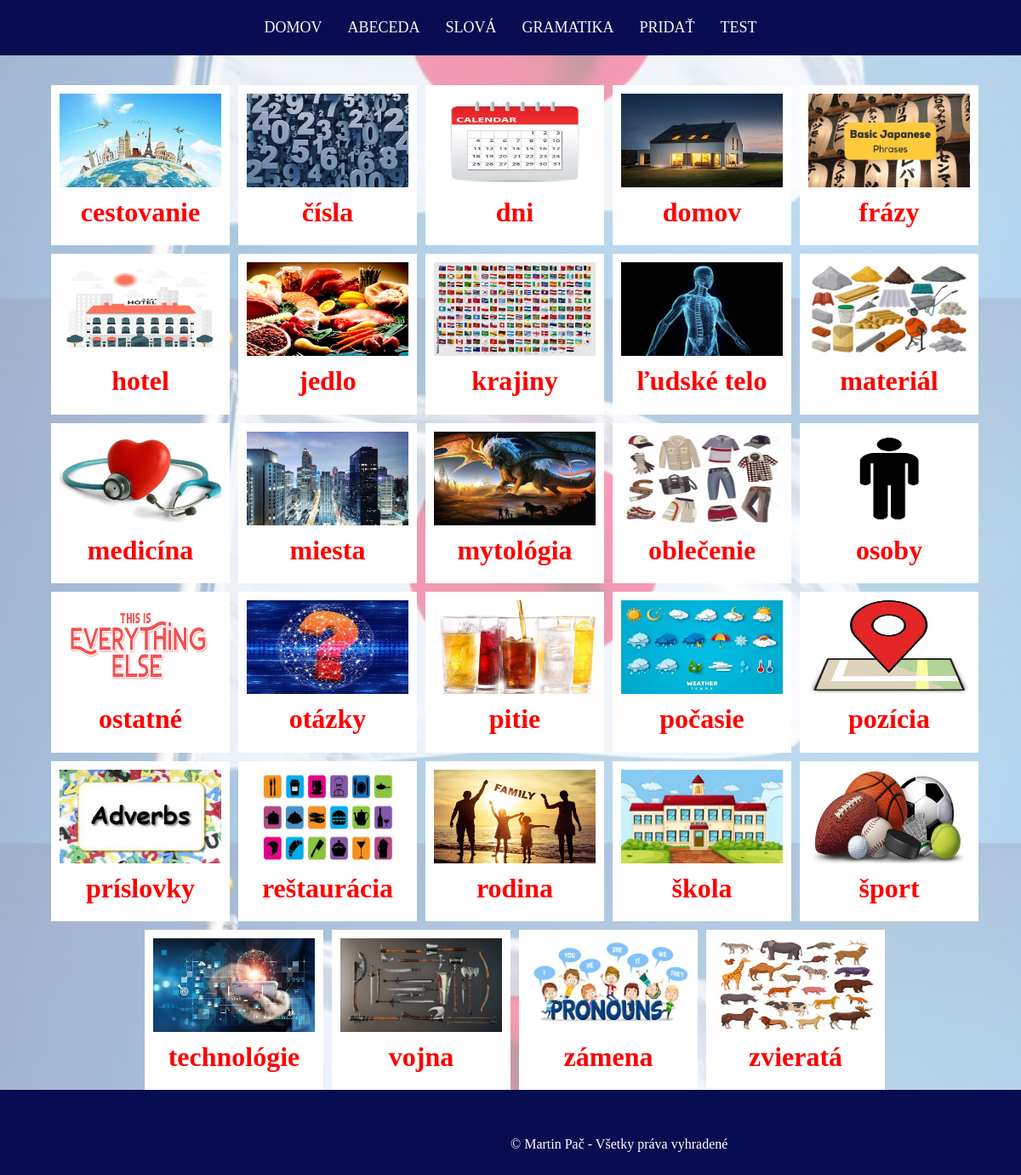
Page /words.php?type=0&showType=2 on the committed database.
### tables this page shows
CREATE TABLE `nounTypes` (
  `id` int UNSIGNED NOT NULL,
  `type_name` varchar(16) NOT NULL,
  `image_name` varchar(16) NOT NULL
);

### src/databaseQueries/databaseQueries.php (called while the page is built, shortened)
<?php
function selectNounTypes($conn){
    $sql = "SELECT * FROM nounTypes ORDER by type_name";
    $result = $conn->query($sql) or die ("Chyba pri vykonaní select query".$conn->error);
    return $result;
}

### src/words.php (the view, shortened to what this page needs)
<?php
include "partials/header.php";
if ($_SERVER["REQUEST_METHOD"] == "GET" && isset($_GET["type"]) && isset ($_GET["showType"])){
    require_once("config/config.php");
    include "databaseQueries/databaseQueries.php";
    include "helper/helpFunctions.php";
    $type=intval($_GET["type"]);
    $showType=intval($_GET["showType"]);
	[$fromDate,$toDate]=(isset($_GET["monthWords"]) && $_GET["monthWords"]==1) ? [date("Y-m-d",strtotime("-1 months")),date("Y-m-d")] : ["2000-01-01","3333-03-03"];
	if ($type>=0 && $type<=4) {
        $orderColumns=["jap_word","svk_word","word_type","word_subtype_id","day_of_addition"];
        $orders=["ASC","DESC"];
        $orderColumn=(isset($_GET["orderColumn"])&&in_array($_GET["orderColumn"],$orderColumns)) ? mb_escape($_GET["orderColumn"]) : "jap_word";
        $order=(isset($_GET["order"])&&in_array($_GET["order"],$orders)) ? mb_escape($_GET["order"]) : "ASC";
		$subType=(isset ($_GET["subType"]) && (intval($_GET["subType"]) >=1 && intval($_GET["subType"])<29)) ? intval($_GET["subType"]) : null;
        if ($showType == 0) {
			$orderTable=getOrdersForTable($orderColumns,$orderColumn,$order);
			echo '<label class="purple">Vyhľadaj slovo:</label><input type="text" class="form-control" id="searchBar">';
			echo '<button class="btn btn-primary" onclick="window.location.href=\''.generateLinkForWords($type,1,null,null,$fromDate,$toDate,$subType,"SVK").'\'" >Kartičky SVK->JP</button>
					<button class="btn btn-primary" onclick="window.location.href=\''.generateLinkForWords($type,1,null,null,$fromDate,$toDate,$subType,"JP").'\'">Kartičky JP->SVK</button></div>';
            echo '<table class="tabulka tabfix" id="tabulka">
                    <thead>
                        <tr>
                            <th id="th-jap_word" class="cursor" onclick="window.location.href=\''.generateLinkForWords($type,$showType,$orderColumns[0],$orderTable[0],$fromDate,$toDate,$subType).'\'">
								Japonsky
								<i class="bi bi-sort-up hidden"></i>
								<i class="bi bi-sort-down hidden"></i>
                            </th>
                            <th id="th-svk_word" class="cursor" onclick="window.location.href=\''.generateLinkForWords($type,$showType,$orderColumns[1],$orderTable[1],$fromDate,$toDate,$subType).'\'">
								Slovensky
								<i class="bi bi-sort-up hidden"></i>
								<i class="bi bi-sort-down hidden"></i>
                            </th>
                            <th id="th-word_type" class="cursor" onclick="window.location.href=\''.generateLinkForWords($type,$showType,$orderColumns[2],$orderTable[2],$fromDate,$toDate,$subType).'\'">
								Typ
								<i class="bi bi-sort-up hidden"></i>
								<i class="bi bi-sort-down hidden"></i>
                            </th>
							<th id="th-word_subtype_id" class="cursor" onclick="window.location.href=\''.generateLinkForWords($type,$showType,$orderColumns[3],$orderTable[3],$fromDate,$toDate,$subType).'\'">
								Podtyp
								<i class="bi bi-sort-up hidden"></i>
								<i class="bi bi-sort-down hidden"></i>
                            </th>
							<th>Kanji</th>
							<th id="th-day_of_addition" class="cursor" onclick="window.location.href=\''.generateLinkForWords($type,$showType,$orderColumns[4],$orderTable[4],$fromDate,$toDate,$subType).'\'">
								Dátum pridania
								<i class="bi bi-sort-up hidden"></i>
								<i class="bi bi-sort-down hidden"></i>
                            </th>
                            <th></th>
                         </tr>
                    </thead>
                    <tbody>';
            if (isset($result) && $result) {
                while ($row = mysqli_fetch_assoc($result)) {
                    echo '<tr>';
                    if ($type==2 && !(str_contains($row["jap_word"], ' ')))
                        echo '<td><a class="cursor searchedValue" onclick="window.location.href=\'verbForms.php?verb='.$row["jap_word"].'&getVerbForms=8\'">' . $row["jap_word"] . '</a></td>';
                    else
                        echo '<td class="searchedValue">' . $row["jap_word"] . '</td>';
                    echo '<td class="searchedValue">' . $row["svk_word"] . '</td>';
                    echo '<td>' . $row["word_type"] . '</td>';
                    echo '<td>' . ((isset($row["typeNames"]) && $row["typeNames"]) ? $row["typeNames"] : '') . '</td>';
					$kanji = $row["kanji"] == NULL ? '' : $row["kanji"];
					echo '<td>' .$kanji. '</td>';
                    echo '<td>' . date("d.m.Y", strtotime($row["day_of_addition"])) . '</td>';
                    $rowID=$row["id"];
                    $functionEditForm="'$rowID',0";
                    echo '<td><a class="nodec editWord" onclick= "generateEditForm('.$functionEditForm.')">
                        <i class = "bi bi-pencil-square"></i></a>
                        <a class="nodec deleteX word" id = "' . $rowID . '">
                        <i class = "bi bi-trash"></i></a></td>';
                    echo '</tr>';
                }
            }
            echo '</tbody></table>';
        }
        else if ($showType == 2 && in_array($type,[0,3,4])){
            $result=selectNounTypes($conn);
            if ($result){
                echo '<div class="flexdiv">';
                while ($row=mysqli_fetch_assoc($result)){
                    $nounTypeName=$row["type_name"];
                    $nounTypeId=$row["id"];
                    echo '<div class="inflexdiv" onclick="location.href=\'words.php?type='.$type.'&subType='.$nounTypeId.'&showType=0\'">
                            <img src="img/nounTypes/'.$row["image_name"].'" class="imgx" alt="x">
                            <h2>'.$nounTypeName.'</h2>
                          </div>';
                }
                echo '</div>';
            }
        }
    }
    else http_response_code(400);
}
else http_response_code(400);
?>
<?php
include ("partials/footer.php");
?>

### src/partials/style.css (style rules this page uses)
* { box-sizing: border-box !important; transition: ease all 0.5s; }
html { scroll-behavior: smooth; }
body { color: #666666; font-size: 14px; font-family: Poppins; line-height: 1.80857; font-weight: normal; overflow-x: hidden; text-align: center; min-height: 90vh; position: relative; }
body::after { background-image: url("../img/japanese_flag.png"); content: ""; background-size: 100%,0; background-position: center; width: 100%; opacity: 0.4; z-index:-1; top: -30px; bottom: 0; right: 0; left: 0; position: absolute; }

### src/css/styles.css (style rules this page uses)
.flexdiv { display:flex; flex-wrap: wrap; padding: 0 4px; justify-content: center; }
.inflexdiv { margin-left:10px; margin-top:10px; padding:10px; cursor:pointer; color:red; text-align:center; background-color: white; }
.inflexdiv>h2 { margin:5px; padding:5px; }
.imgx { height:110px; width:190px; cursor: pointer; }
h2,h4 { font-weight: bold; }

### rows in the picture
nountypes: image_name (picture), type_name "cestovanie"
nountypes: image_name (picture), type_name "čísla"
nountypes: image_name (picture), type_name "dni"
nountypes: image_name (picture), type_name "domov"
nountypes: image_name (picture), type_name "frázy"
nountypes: image_name (picture), type_name "hotel"
nountypes: image_name (picture), type_name "jedlo"
nountypes: image_name (picture), type_name "krajiny"
nountypes: image_name (picture), type_name "ľudské telo"
nountypes: image_name (picture), type_name "materiál"
nountypes: image_name (picture), type_name "medicína"
nountypes: image_name (picture), type_name "miesta"
nountypes: image_name (picture), type_name "mytológia"
nountypes: image_name (picture), type_name "oblečenie"
nountypes: image_name (picture), type_name "osoby"
nountypes: image_name (picture), type_name "ostatné"
nountypes: image_name (picture), type_name "otázky"
nountypes: image_name (picture), type_name "pitie"
nountypes: image_name (picture), type_name "počasie"
nountypes: image_name (picture), type_name "pozícia"
nountypes: image_name (picture), type_name "príslovky"
nountypes: image_name (picture), type_name "reštaurácia"
nountypes: image_name (picture), type_name "rodina"
nountypes: image_name (picture), type_name "škola"
nountypes: image_name (picture), type_name "šport"
nountypes: image_name (picture), type_name "technológie"
nountypes: image_name (picture), type_name "vojna"
nountypes: image_name (picture), type_name "zámena"
nountypes: image_name (picture), type_name "zvieratá"
